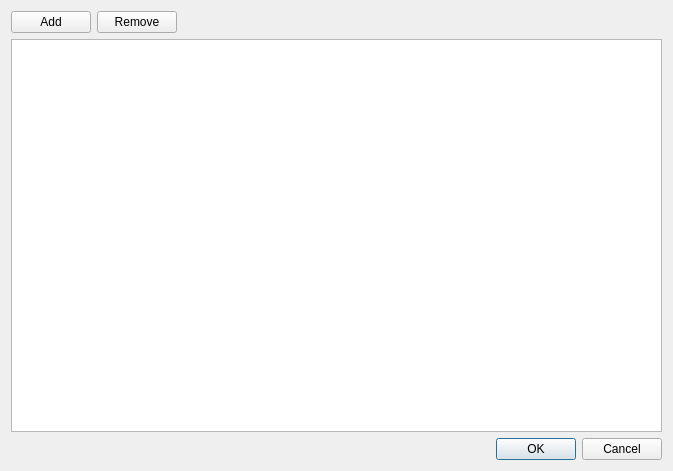
<?xml version="1.0" encoding="UTF-8"?>
<ui version="4.0">
 <class>DialogFilters</class>
 <widget class="QDialog" name="DialogFilters">
  <property name="geometry">
   <rect>
    <x>0</x>
    <y>0</y>
    <width>673</width>
    <height>471</height>
   </rect>
  </property>
  <property name="windowTitle">
   <string>Filters</string>
  </property>
  <layout class="QGridLayout" name="gridLayout">
   <item row="1" column="0" colspan="3">
    <widget class="QTableView" name="tableView"/>
   </item>
   <item row="2" column="2">
    <widget class="QDialogButtonBox" name="buttonBox">
     <property name="orientation">
      <enum>Qt::Horizontal</enum>
     </property>
     <property name="standardButtons">
      <set>QDialogButtonBox::Cancel|QDialogButtonBox::Ok</set>
     </property>
    </widget>
   </item>
   <item row="0" column="2">
    <spacer name="horizontalSpacer">
     <property name="orientation">
      <enum>Qt::Horizontal</enum>
     </property>
     <property name="sizeHint" stdset="0">
      <size>
       <width>40</width>
       <height>20</height>
      </size>
     </property>
    </spacer>
   </item>
   <item row="0" column="0">
    <widget class="QPushButton" name="btAdd">
     <property name="text">
      <string>Add</string>
     </property>
    </widget>
   </item>
   <item row="0" column="1">
    <widget class="QPushButton" name="btRemove">
     <property name="text">
      <string>Remove</string>
     </property>
    </widget>
   </item>
  </layout>
 </widget>
 <resources/>
 <connections>
  <connection>
   <sender>buttonBox</sender>
   <signal>accepted()</signal>
   <receiver>DialogFilters</receiver>
   <slot>accept()</slot>
   <hints>
    <hint type="sourcelabel">
     <x>248</x>
     <y>254</y>
    </hint>
    <hint type="destinationlabel">
     <x>157</x>
     <y>274</y>
    </hint>
   </hints>
  </connection>
  <connection>
   <sender>buttonBox</sender>
   <signal>rejected()</signal>
   <receiver>DialogFilters</receiver>
   <slot>reject()</slot>
   <hints>
    <hint type="sourcelabel">
     <x>316</x>
     <y>260</y>
    </hint>
    <hint type="destinationlabel">
     <x>286</x>
     <y>274</y>
    </hint>
   </hints>
  </connection>
 </connections>
</ui>
